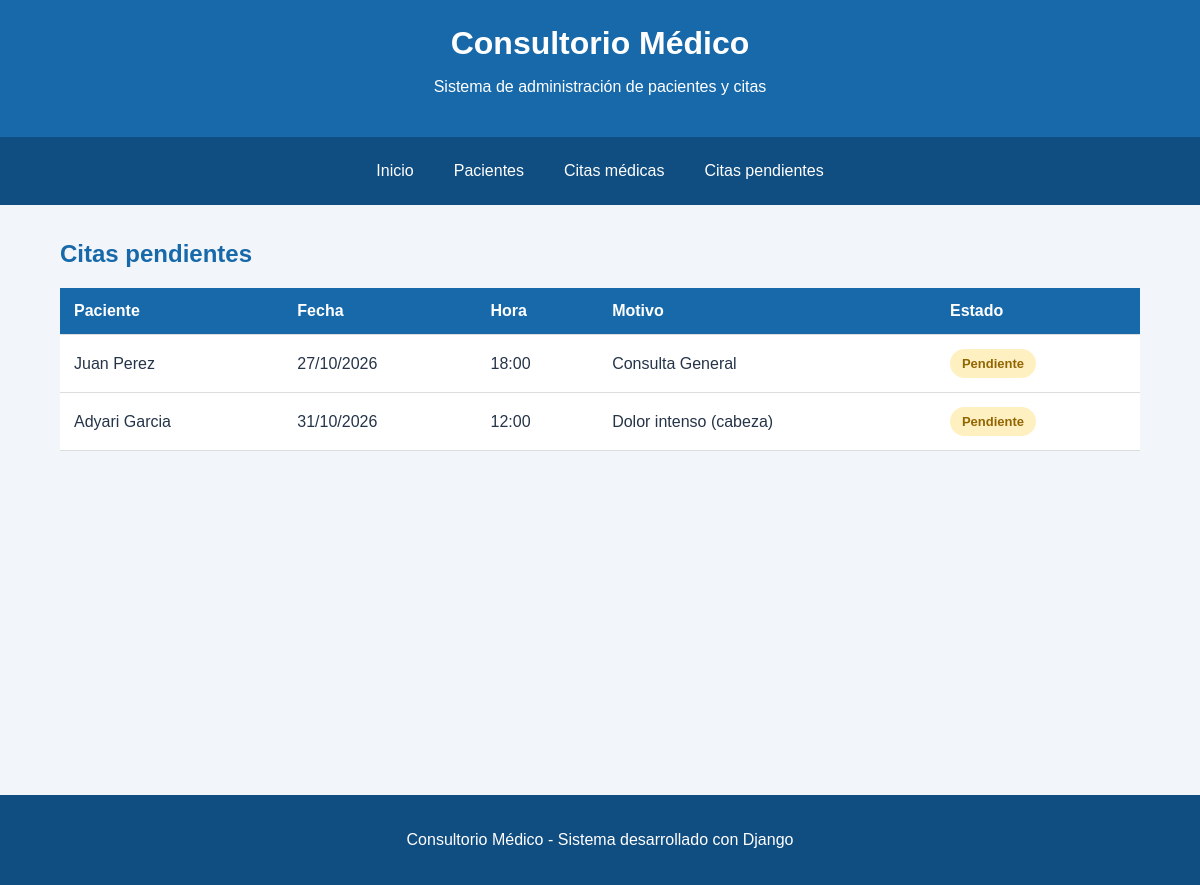
The page /citas/pendientes/ on the database its author committed.
### citas/models.py (models this page shows, shortened)
class Cita(models.Model):
    ESTADOS = [
        ('Pendiente', 'Pendiente'),
        ('Confirmada', 'Confirmada'),
        ('Cancelada', 'Cancelada'),
    ]
    paciente = models.ForeignKey(
        Paciente,
        on_delete=models.CASCADE,
        related_name='citas'
    )
    fecha = models.DateField()
    hora = models.TimeField()
    motivo = models.CharField(max_length=200)
    estado = models.CharField(
        max_length=20,
        choices=ESTADOS,
        default='Pendiente'
    )

class Paciente(models.Model):
    nombre = models.CharField(max_length=100)
    apellido = models.CharField(max_length=100)
    edad = models.IntegerField()
    telefono = models.CharField(max_length=20)
    correo = models.EmailField()

### citas/views.py (the view)
# urls.py: path('citas/pendientes/', views.citas_pendientes, name='citas_pendientes'),
def citas_pendientes(request):
    citas = Cita.objects.filter(
        estado='Pendiente'
    ).select_related('paciente')
    return render(request, 'citas/citas.html', {
        'citas': citas,
        'titulo': 'Citas pendientes'
    })

### citas/templates/citas/citas.html
{% extends 'citas/base.html' %}
{% block contenido %}
<h2>{{ titulo }}</h2>
<div class="tabla-contenedor">
    <table>
        <thead>
            <tr>
                <th>Paciente</th>
                <th>Fecha</th>
                <th>Hora</th>
                <th>Motivo</th>
                <th>Estado</th>
            </tr>
        </thead>
        <tbody>
            {% for cita in citas %}
            <tr>
                <td>{{ cita.paciente.nombre }} {{ cita.paciente.apellido }}</td>
                <td>{{ cita.fecha|date:"d/m/Y" }}</td>
                <td>{{ cita.hora|time:"H:i" }}</td>
                <td>{{ cita.motivo }}</td>
                <td>
                    <span class="estado {{ cita.estado|lower }}">
                        {{ cita.estado }}
                    </span>
                </td>
            </tr>
            {% empty %}
            <tr>
                <td colspan="5">No hay citas registradas.</td>
            </tr>
            {% endfor %}
        </tbody>
    </table>
</div>
{% endblock %}

### citas/static/citas/estilos.css (style rules this page uses)
* { box-sizing: border-box; }
body { margin: 0; font-family: Arial, sans-serif; background-color: #f2f5f9; color: #253448; }
h2 { color: #1769aa; }
.tabla-contenedor { overflow-x: auto; margin: 20px 0; }
table { width: 100%; border-collapse: collapse; background-color: white; min-width: 600px; }
th, td { padding: 14px; text-align: left; border-bottom: 1px solid #ddd; }
th { background-color: #1769aa; color: white; }
.estado { display: inline-block; padding: 7px 12px; border-radius: 20px; font-weight: bold; font-size: 13px; }
.pendiente { background-color: #fff0c2; color: #926500; }

### rows shown on the page
Cita: paciente.nombre "Juan", paciente.apellido "Perez", fecha "27/10/2026", hora "18:00", motivo "Consulta General", estado "Pendiente"
Cita: paciente.nombre "Adyari", paciente.apellido "Garcia", fecha "31/10/2026", hora "12:00", motivo "Dolor intenso (cabeza)", estado "Pendiente"

### other values the page prints
{{ titulo }} "Citas pendientes"
